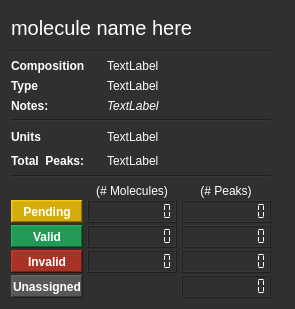
<?xml version="1.0" encoding="UTF-8"?>
<ui version="4.0">
 <class>Form</class>
 <widget class="QWidget" name="Form">
  <property name="geometry">
   <rect>
    <x>0</x>
    <y>0</y>
    <width>295</width>
    <height>309</height>
   </rect>
  </property>
  <property name="sizePolicy">
   <sizepolicy hsizetype="Minimum" vsizetype="MinimumExpanding">
    <horstretch>0</horstretch>
    <verstretch>0</verstretch>
   </sizepolicy>
  </property>
  <property name="minimumSize">
   <size>
    <width>200</width>
    <height>5</height>
   </size>
  </property>
  <property name="maximumSize">
   <size>
    <width>800</width>
    <height>309</height>
   </size>
  </property>
  <property name="windowTitle">
   <string>Form</string>
  </property>
  <property name="styleSheet">
   <string notr="true">background-color: rgb(48, 48, 48);
gridline-color: rgb(195, 195, 195);
color: rgb(255, 255, 255);
</string>
  </property>
  <layout class="QGridLayout" name="gridLayout_4">
   <item row="0" column="0">
    <layout class="QVBoxLayout" name="verticalLayout">
     <item>
      <widget class="QLabel" name="experiment_name_lbl">
       <property name="font">
        <font>
         <pointsize>15</pointsize>
        </font>
       </property>
       <property name="text">
        <string>molecule name here</string>
       </property>
      </widget>
     </item>
     <item>
      <widget class="Line" name="line">
       <property name="orientation">
        <enum>Qt::Horizontal</enum>
       </property>
      </widget>
     </item>
    </layout>
   </item>
   <item row="5" column="0">
    <widget class="Line" name="line_4">
     <property name="orientation">
      <enum>Qt::Horizontal</enum>
     </property>
    </widget>
   </item>
   <item row="2" column="0">
    <layout class="QGridLayout" name="gridLayout_2">
     <item row="0" column="1">
      <widget class="QLabel" name="composition_val">
       <property name="text">
        <string>TextLabel</string>
       </property>
      </widget>
     </item>
     <item row="1" column="1">
      <widget class="QLabel" name="type_val">
       <property name="text">
        <string>TextLabel</string>
       </property>
      </widget>
     </item>
     <item row="1" column="0">
      <widget class="QLabel" name="composition_lbl_2">
       <property name="minimumSize">
        <size>
         <width>90</width>
         <height>0</height>
        </size>
       </property>
       <property name="maximumSize">
        <size>
         <width>90</width>
         <height>16777215</height>
        </size>
       </property>
       <property name="font">
        <font>
         <weight>75</weight>
         <italic>false</italic>
         <bold>true</bold>
        </font>
       </property>
       <property name="text">
        <string>Type</string>
       </property>
      </widget>
     </item>
     <item row="0" column="0">
      <widget class="QLabel" name="composition_lbl">
       <property name="minimumSize">
        <size>
         <width>90</width>
         <height>0</height>
        </size>
       </property>
       <property name="maximumSize">
        <size>
         <width>90</width>
         <height>16777215</height>
        </size>
       </property>
       <property name="font">
        <font>
         <weight>75</weight>
         <italic>false</italic>
         <bold>true</bold>
        </font>
       </property>
       <property name="text">
        <string>Composition</string>
       </property>
      </widget>
     </item>
     <item row="2" column="0">
      <widget class="QLabel" name="info_lbl">
       <property name="minimumSize">
        <size>
         <width>90</width>
         <height>0</height>
        </size>
       </property>
       <property name="maximumSize">
        <size>
         <width>90</width>
         <height>16777215</height>
        </size>
       </property>
       <property name="font">
        <font>
         <weight>75</weight>
         <bold>true</bold>
        </font>
       </property>
       <property name="text">
        <string>Notes:</string>
       </property>
      </widget>
     </item>
     <item row="2" column="1">
      <widget class="QLabel" name="notes_val">
       <property name="font">
        <font>
         <italic>true</italic>
        </font>
       </property>
       <property name="text">
        <string>TextLabel</string>
       </property>
      </widget>
     </item>
    </layout>
   </item>
   <item row="3" column="0">
    <widget class="Line" name="line_3">
     <property name="orientation">
      <enum>Qt::Horizontal</enum>
     </property>
    </widget>
   </item>
   <item row="6" column="0">
    <layout class="QGridLayout" name="gridLayout">
     <property name="horizontalSpacing">
      <number>4</number>
     </property>
     <property name="verticalSpacing">
      <number>2</number>
     </property>
     <item row="1" column="2">
      <widget class="QLCDNumber" name="pending_peaks_num">
       <property name="minimumSize">
        <size>
         <width>90</width>
         <height>0</height>
        </size>
       </property>
       <property name="maximumSize">
        <size>
         <width>90</width>
         <height>16777215</height>
        </size>
       </property>
       <property name="smallDecimalPoint">
        <bool>false</bool>
       </property>
       <property name="digitCount">
        <number>10</number>
       </property>
       <property name="segmentStyle">
        <enum>QLCDNumber::Flat</enum>
       </property>
      </widget>
     </item>
     <item row="2" column="2">
      <widget class="QLCDNumber" name="valid_peaks_num">
       <property name="minimumSize">
        <size>
         <width>90</width>
         <height>0</height>
        </size>
       </property>
       <property name="maximumSize">
        <size>
         <width>90</width>
         <height>16777215</height>
        </size>
       </property>
       <property name="digitCount">
        <number>10</number>
       </property>
       <property name="segmentStyle">
        <enum>QLCDNumber::Flat</enum>
       </property>
      </widget>
     </item>
     <item row="3" column="1">
      <widget class="QLCDNumber" name="invalid_mol_num">
       <property name="maximumSize">
        <size>
         <width>90</width>
         <height>16777215</height>
        </size>
       </property>
       <property name="digitCount">
        <number>10</number>
       </property>
       <property name="segmentStyle">
        <enum>QLCDNumber::Flat</enum>
       </property>
      </widget>
     </item>
     <item row="0" column="1">
      <widget class="QLabel" name="label_4">
       <property name="maximumSize">
        <size>
         <width>90</width>
         <height>16777215</height>
        </size>
       </property>
       <property name="frameShape">
        <enum>QFrame::NoFrame</enum>
       </property>
       <property name="frameShadow">
        <enum>QFrame::Raised</enum>
       </property>
       <property name="text">
        <string>(# Molecules)</string>
       </property>
       <property name="alignment">
        <set>Qt::AlignCenter</set>
       </property>
      </widget>
     </item>
     <item row="1" column="1">
      <widget class="QLCDNumber" name="pending_mol_num">
       <property name="maximumSize">
        <size>
         <width>90</width>
         <height>16777215</height>
        </size>
       </property>
       <property name="digitCount">
        <number>10</number>
       </property>
       <property name="segmentStyle">
        <enum>QLCDNumber::Flat</enum>
       </property>
      </widget>
     </item>
     <item row="2" column="0">
      <widget class="QLabel" name="label_3">
       <property name="font">
        <font>
         <weight>75</weight>
         <bold>true</bold>
        </font>
       </property>
       <property name="styleSheet">
        <string notr="true">background-color: rgb(34, 153, 84);</string>
       </property>
       <property name="frameShape">
        <enum>QFrame::WinPanel</enum>
       </property>
       <property name="frameShadow">
        <enum>QFrame::Raised</enum>
       </property>
       <property name="text">
        <string>Valid</string>
       </property>
       <property name="alignment">
        <set>Qt::AlignCenter</set>
       </property>
      </widget>
     </item>
     <item row="2" column="1">
      <widget class="QLCDNumber" name="valid_mol_num">
       <property name="maximumSize">
        <size>
         <width>90</width>
         <height>16777215</height>
        </size>
       </property>
       <property name="digitCount">
        <number>10</number>
       </property>
       <property name="segmentStyle">
        <enum>QLCDNumber::Flat</enum>
       </property>
      </widget>
     </item>
     <item row="3" column="0">
      <widget class="QLabel" name="label_2">
       <property name="font">
        <font>
         <weight>75</weight>
         <bold>true</bold>
        </font>
       </property>
       <property name="styleSheet">
        <string notr="true">background-color: rgb(169, 50, 38);</string>
       </property>
       <property name="frameShape">
        <enum>QFrame::WinPanel</enum>
       </property>
       <property name="frameShadow">
        <enum>QFrame::Raised</enum>
       </property>
       <property name="text">
        <string>Invalid</string>
       </property>
       <property name="alignment">
        <set>Qt::AlignCenter</set>
       </property>
      </widget>
     </item>
     <item row="0" column="2">
      <widget class="QLabel" name="label_5">
       <property name="minimumSize">
        <size>
         <width>90</width>
         <height>0</height>
        </size>
       </property>
       <property name="maximumSize">
        <size>
         <width>90</width>
         <height>16777215</height>
        </size>
       </property>
       <property name="frameShape">
        <enum>QFrame::NoFrame</enum>
       </property>
       <property name="frameShadow">
        <enum>QFrame::Raised</enum>
       </property>
       <property name="text">
        <string>(# Peaks)</string>
       </property>
       <property name="alignment">
        <set>Qt::AlignCenter</set>
       </property>
      </widget>
     </item>
     <item row="1" column="0">
      <widget class="QLabel" name="label">
       <property name="font">
        <font>
         <weight>75</weight>
         <bold>true</bold>
        </font>
       </property>
       <property name="styleSheet">
        <string notr="true">background-color: rgb(212, 172, 13);</string>
       </property>
       <property name="frameShape">
        <enum>QFrame::WinPanel</enum>
       </property>
       <property name="frameShadow">
        <enum>QFrame::Raised</enum>
       </property>
       <property name="text">
        <string>Pending</string>
       </property>
       <property name="alignment">
        <set>Qt::AlignCenter</set>
       </property>
      </widget>
     </item>
     <item row="3" column="2">
      <widget class="QLCDNumber" name="invalid_peaks_num">
       <property name="minimumSize">
        <size>
         <width>90</width>
         <height>0</height>
        </size>
       </property>
       <property name="maximumSize">
        <size>
         <width>90</width>
         <height>16777215</height>
        </size>
       </property>
       <property name="smallDecimalPoint">
        <bool>false</bool>
       </property>
       <property name="digitCount">
        <number>10</number>
       </property>
       <property name="segmentStyle">
        <enum>QLCDNumber::Flat</enum>
       </property>
      </widget>
     </item>
     <item row="4" column="0">
      <widget class="QLabel" name="label_8">
       <property name="font">
        <font>
         <weight>75</weight>
         <bold>true</bold>
        </font>
       </property>
       <property name="styleSheet">
        <string notr="true">background-color: rgb(88, 88, 88);</string>
       </property>
       <property name="frameShape">
        <enum>QFrame::WinPanel</enum>
       </property>
       <property name="frameShadow">
        <enum>QFrame::Raised</enum>
       </property>
       <property name="text">
        <string>Unassigned</string>
       </property>
       <property name="alignment">
        <set>Qt::AlignCenter</set>
       </property>
      </widget>
     </item>
     <item row="4" column="2">
      <widget class="QLCDNumber" name="unnassigned_peaks_num">
       <property name="minimumSize">
        <size>
         <width>90</width>
         <height>0</height>
        </size>
       </property>
       <property name="maximumSize">
        <size>
         <width>90</width>
         <height>16777215</height>
        </size>
       </property>
       <property name="smallDecimalPoint">
        <bool>false</bool>
       </property>
       <property name="digitCount">
        <number>10</number>
       </property>
       <property name="segmentStyle">
        <enum>QLCDNumber::Flat</enum>
       </property>
      </widget>
     </item>
    </layout>
   </item>
   <item row="4" column="0">
    <layout class="QGridLayout" name="gridLayout_3">
     <item row="0" column="2">
      <widget class="QLabel" name="label_6">
       <property name="text">
        <string>  </string>
       </property>
      </widget>
     </item>
     <item row="2" column="0">
      <widget class="QLabel" name="total_peaks_lbl">
       <property name="minimumSize">
        <size>
         <width>90</width>
         <height>0</height>
        </size>
       </property>
       <property name="maximumSize">
        <size>
         <width>90</width>
         <height>16777215</height>
        </size>
       </property>
       <property name="font">
        <font>
         <weight>75</weight>
         <bold>true</bold>
        </font>
       </property>
       <property name="text">
        <string>Total  Peaks:</string>
       </property>
      </widget>
     </item>
     <item row="0" column="0">
      <widget class="QLabel" name="composition_lbl_4">
       <property name="minimumSize">
        <size>
         <width>90</width>
         <height>0</height>
        </size>
       </property>
       <property name="maximumSize">
        <size>
         <width>90</width>
         <height>16777215</height>
        </size>
       </property>
       <property name="font">
        <font>
         <weight>75</weight>
         <italic>false</italic>
         <bold>true</bold>
        </font>
       </property>
       <property name="text">
        <string>Units</string>
       </property>
      </widget>
     </item>
     <item row="2" column="1">
      <widget class="QLabel" name="total_peaks_val">
       <property name="text">
        <string>TextLabel</string>
       </property>
      </widget>
     </item>
     <item row="0" column="3">
      <widget class="QLabel" name="label_7">
       <property name="text">
        <string> </string>
       </property>
      </widget>
     </item>
     <item row="0" column="1">
      <widget class="QLabel" name="units_val">
       <property name="text">
        <string>TextLabel</string>
       </property>
      </widget>
     </item>
    </layout>
   </item>
   <item row="6" column="1">
    <spacer name="horizontalSpacer">
     <property name="orientation">
      <enum>Qt::Horizontal</enum>
     </property>
     <property name="sizeHint" stdset="0">
      <size>
       <width>40</width>
       <height>20</height>
      </size>
     </property>
    </spacer>
   </item>
  </layout>
 </widget>
 <resources/>
 <connections/>
</ui>
